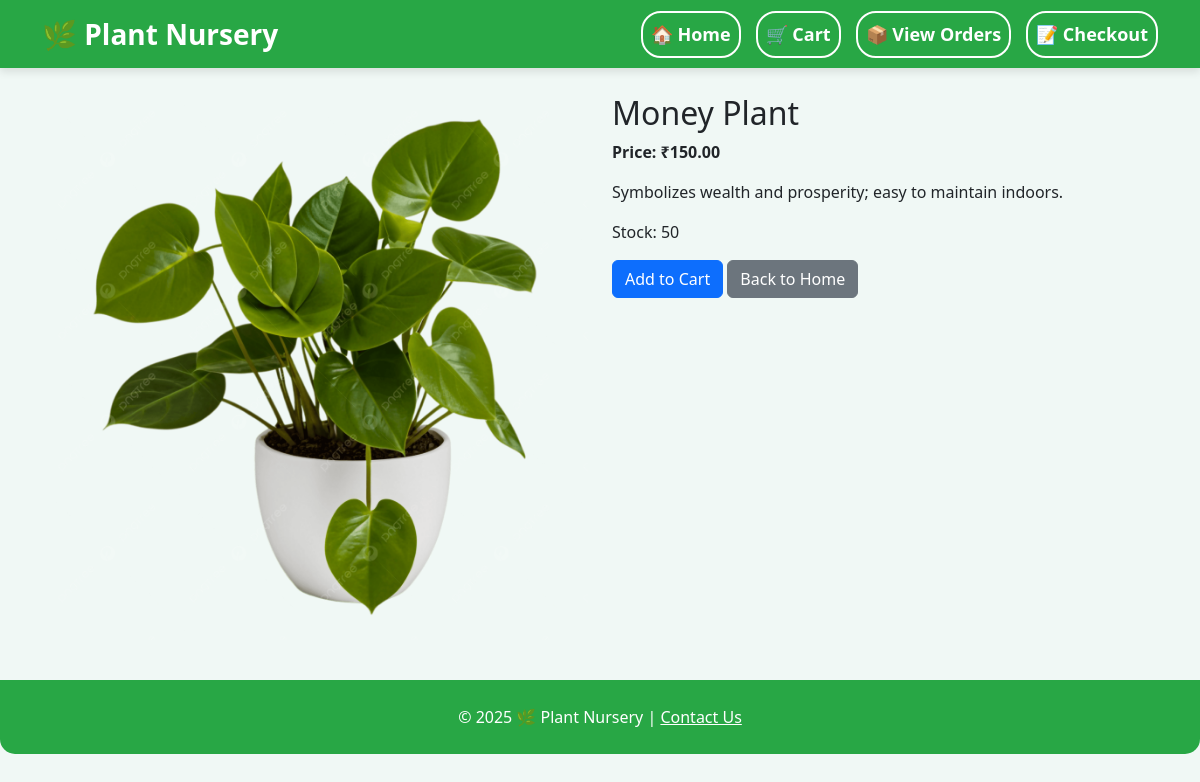
The app's page /plant/money-plant/ with its own data.
### shop/models.py (models this page shows, shortened)
class Plant(models.Model):
    category = models.ForeignKey('Category', on_delete=models.CASCADE)
    name = models.CharField(max_length=200)
    slug = models.SlugField(unique=True, blank=True)
    description = models.TextField()
    price = models.DecimalField(max_digits=8, decimal_places=2)
    stock = models.PositiveIntegerField()
    image = models.ImageField(upload_to='plants/', default='plants/default.png') # stores images in media/plants/

### shop/views.py (the view)
# urls.py: path('plant/<slug:slug>/', views.plant_detail, name='plant_detail'),
def plant_detail(request, slug):
    plant = get_object_or_404(Plant, slug=slug)
    return render(request, 'shop/plant_detail.html', {'plant': plant})

### shop/templates/shop/plant_detail.html (shortened to what this page needs)
{% extends "shop/base.html" %}
{% block content %}
<div class="row">
    <div class="col-md-6">
        <img src="{{ plant.image.url }}" alt="{{ plant.name }}" class="img-fluid">
    </div>
    <div class="col-md-6">
        <h2>{{ plant.name }}</h2>
        <p class="fw-bold">Price: ₹{{ plant.price }}</p>
        <p>{{ plant.description }}</p>
        <p>Stock: {{ plant.stock }}</p>
        <a href="{% url 'cart:cart_add' plant.id %}" class="btn btn-primary">Add to Cart</a>
        <a href="{% url 'shop:home' %}" class="btn btn-secondary">Back to Home</a>
    </div>
</div>
{% endblock %}

### shop/templates/shop/base.html (style rules this page uses)
body { padding-top: 70px; background-color: #f0f8f5; }

### records on screen
Plant: image (picture), name "Money Plant", price "150.00", description "Symbolizes wealth and prosperity; easy to maintain indoors.", stock "50"
